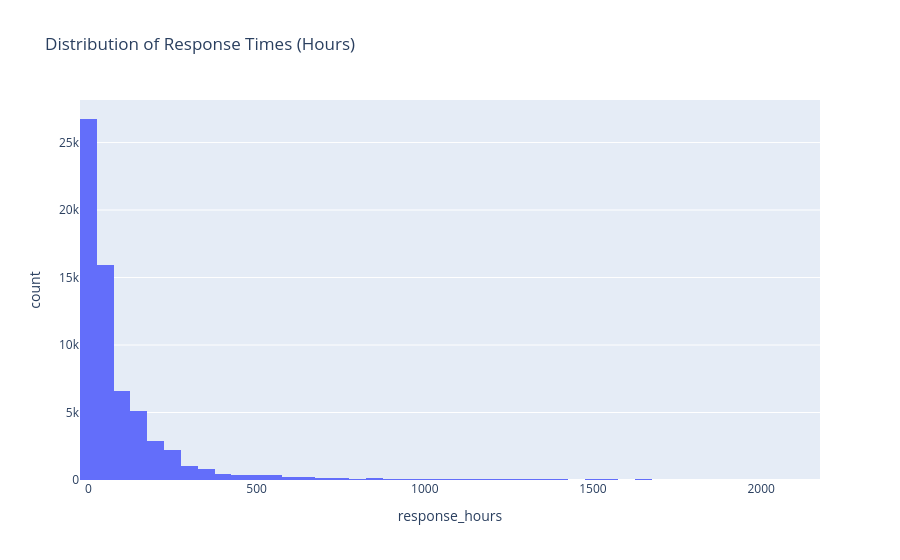

This figure's notebook cell:
### Markdown cell above
**Insight:** DOHMH resolves complaints fastest (~12 hours median), while DOT and DPR are slowest (~65+ hours). This makes sense — health-related complaints (DOHMH) are often quick administrative responses, while road (DOT) and park (DPR) issues typically require physical repair work.

### Code cell
fig = px.histogram(
    resolved,
    x='response_hours',
    nbins=100,
    title='Distribution of Response Times (Hours)'
)
fig.show()

### Figure 1 — Plotly figure (JSON) as saved in the notebook; plotly's stock layout.template omitted (floating-point values rounded to 4 significant figures; data arrays with more than 128 entries replaced by an {"elided": "..."} marker saying what was removed)
{"data": [{"bingroup": "x", "hovertemplate": "response_hours=%{x}<br>count=%{y}<extra></extra>", "legendgroup": "", "marker": {"color": "#636efa", "pattern": {"shape": ""}}, "name": "", "nbinsx": 100, "orientation": "v", "showlegend": false, "type": "histogram", "x": {"elided": "65133 float values"}, "xaxis": "x", "yaxis": "y"}], "layout": {"barmode": "relative", "legend": {"tracegroupgap": 0}, "title": {"text": "Distribution of Response Times (Hours)"}, "xaxis": {"anchor": "y", "domain": [0, 1], "title": {"text": "response_hours"}}, "yaxis": {"anchor": "x", "domain": [0, 1], "title": {"text": "count"}}}}
